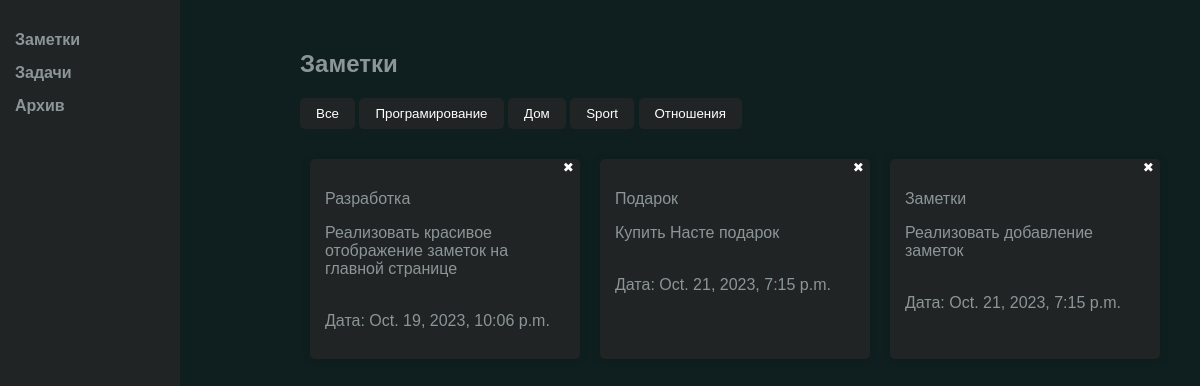
The app's page /notes with its own data.
### note_planner/models.py (models this page shows, shortened)
class Category(models.Model):
    name = models.CharField(max_length=100)
    latin_name = models.CharField(max_length=100, default='', blank=True)

class Note(models.Model):
    title = models.CharField(max_length=100)
    content = models.TextField()
    created_at = models.DateTimeField(auto_now_add=True)
    category = models.ForeignKey(Category, on_delete=models.CASCADE)
    user = models.ForeignKey(User, on_delete=models.CASCADE)

### note_planner/views.py (the view)
# urls.py: path('notes', views.notes_page, name='notes_page_path'),
def notes_page(request):
    category_data = Category.objects.all()
    categories = ((category.name, category.latin_name) for category in category_data)
    category_response = request.GET.get('category')
    notes_data = Note.objects.all()
    notes = dict()
    for note in notes_data:
        if category_response == note.category.latin_name or category_response in ('all', None):
            notes[note.title] = {
                'content': note.content,
                'created_at': note.created_at,
                'id': note.id
            }
    context = {
        'notes_dict': notes,
        'categories_tuple': categories,
    }
    return render(request, 'note_planner/notes.html', context=context)

### note_planner/templates/note_planner/notes.html (shortened to what this page needs)
{% extends 'note_planner/base.html' %}
{% load static %}
{% block css_style %}
    <link rel="stylesheet" href="{% static 'css/notes.css' %}">
{% endblock %}
{% block content %}
    {% include 'includes/sidebar.html' %}
    <div class="notes-block">
        <h2>Заметки</h2>
        <div class="category-panel">
            <form method="get" action="{% url 'notes_page_path' %}">
                <button class="category-button" type="submit" name="category" value="all">Все</button>
                {% for name, latin_name in categories_tuple %}
                    <button class="category-button" type="submit" name="category" value="{{ latin_name }}">{{ name }}</button>
                {% endfor %}
            </form>
        </div>
        {% for note, value_dict in notes_dict.items %}
            <div class="note-items">
                <div class="note-items-inner">
                    <p>{{note}}</p>
                    <p>{{value_dict.content}}</p><br>Дата: {{value_dict.created_at}}
                    <form method="post" action="{% url 'delete_note_path' value_dict.id %}">
                        <button type="submit">✖</button>
                    </form>
                </div>
            </div>
        {% endfor %}
    </div>
{% endblock %}

### note_planner/templates/note_planner/base.html (shortened to what this page needs)
<!DOCTYPE html>
{% load static %}
<html lang="en">
<head>
    <link rel="stylesheet" href="{% static 'css/base.css' %}">
    {% block css_style %}{% endblock %}
</head>
<body>
    <div class="content">
        {% block content %}{% endblock %}
    </div>
</body>
</html>

### note_planner/templates/includes/sidebar.html
<div class="sidebar">
    <ul>
        <li><a href="{% url 'notes_page_path' %}">Заметки</a></li>
        <li><a href="{% url 'tasks_page_path' %}">Задачи</a></li>
        <li class="archive-link"><a href="{% url 'archive_page_path' %}">Архив</a></li>
    </ul>
</div>

### note_planner/static/css/base.css (style rules this page uses)
:root { --background_color: #0F1E1F; --block_bg_color: #212424; --sidebar_background: #212424; --font_color: #8C9697; --font_color_activ: #70e0c6; --delete_button_bg: #db021c; }
body { font-family: Arial, sans-serif; margin: 0; padding: 0; background-color: var(--background_color); color: var(--font_color); }
.sidebar { height: 100vh; width: 150px; background-color: var(--sidebar_background); position: fixed; left: 0; top: 0; padding: 15px; }
.sidebar ul { list-style-type: none; padding: 0; }
.sidebar ul li { margin-bottom: 15px; }
.sidebar ul li a { text-decoration: none; color: var(--font_color); font-weight: bold; }
.content { margin-left: 270px; padding: 30px; }

### note_planner/static/css/notes.css (style rules this page uses)
.content { padding-bottom: 20px; }
.note-items { width: calc(33.33% - 20px); margin: 10px; padding: 15px; background-color: var(--block_bg_color); border-radius: 5px; box-shadow: 0 0 10px rgba(0, 0, 0, 0.1); float: left; box-sizing: border-box; overflow-y: auto; height: 200px; position: relative; }
.note-items-inner button { position: absolute; top: 0; right: 0; color: white; background-color: var(--block_bg_color); border: none; }
.category-panel { margin-top: 10px; margin-bottom: 20px; display: flex; }
.category-button { background-color: var(--sidebar_background); color: white; border: none; padding: 8px 16px; cursor: pointer; border-radius: 5px; }

### records on screen
Category: categories_tuple "Програмирование"
Category: categories_tuple "Дом"
Category: categories_tuple "Sport"
Category: categories_tuple "Отношения"
Note: notes_dict "Разработка", content "Реализовать красивое отображение заметок на главной странице", created_at "Oct. 19, 2023, 10:06 p.m."
Note: notes_dict "Подарок", content "Купить Насте подарок", created_at "Oct. 21, 2023, 7:15 p.m."
Note: notes_dict "Заметки", content "Реализовать добавление заметок", created_at "Oct. 21, 2023, 7:15 p.m."
